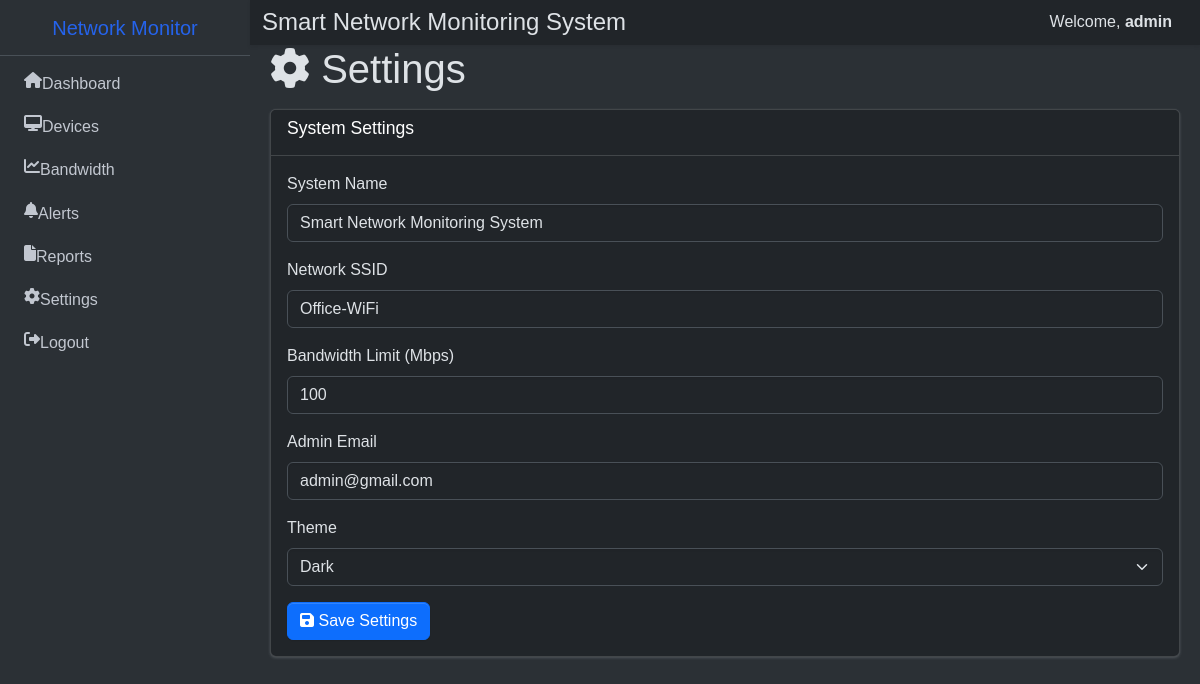
The page /settings.php (signed in) on the database its author committed.
### tables this page shows
CREATE TABLE `settings` (
  `id` int(11) NOT NULL,
  `system_name` varchar(100) DEFAULT NULL,
  `ssid` varchar(100) DEFAULT NULL,
  `bandwidth_limit` int(11) DEFAULT NULL,
  `admin_email` varchar(100) DEFAULT NULL,
  `theme` varchar(20) DEFAULT NULL
);

### settings.php (the view, shortened to what this page needs)
<?php
include 'api/db.php';
$result = mysqli_query($conn, "SELECT * FROM settings WHERE id=1");
$data = mysqli_fetch_assoc($result);
$themeAttr = ($data['theme'] === 'Dark') ? 'dark' : 'light';
?>
<!DOCTYPE html>
<html lang="en" data-bs-theme="<?php echo $themeAttr; ?>">
<head>
<link rel="stylesheet" href="dist/css/adminlte.css">
<link href="https://cdn.jsdelivr.net/npm/bootstrap@5.3.7/dist/css/bootstrap.min.css" rel="stylesheet">
<link rel="stylesheet" href="https://cdnjs.cloudflare.com/ajax/libs/font-awesome/6.5.2/css/all.min.css">
<link rel="stylesheet" href="css/style.css">
</head>
<body class="layout-fixed sidebar-expand-lg bg-body-tertiary">
<div class="app-wrapper">
<?php include 'includes/navbar.php'; ?>
<?php include 'includes/sidebar.php'; ?>
<main class="app-main">
<div class="app-content">
<div class="container-fluid">
<div class="content-header mb-3">
    <h1><i class="fas fa-cog"></i> Settings</h1>
</div>
<div class="card">
    <div class="card-header bg-dark text-white">
        <h3 class="card-title">System Settings</h3>
    </div>
    <div class="card-body">
        <form method="POST">
            <div class="mb-3">
                <label class="form-label">System Name</label>
                <input type="text" class="form-control" name="system_name"
                    value="<?php echo htmlspecialchars($data['system_name']); ?>">
            </div>
            <div class="mb-3">
                <label class="form-label">Network SSID</label>
                <input type="text" class="form-control" name="ssid"
                    value="<?php echo htmlspecialchars($data['ssid']); ?>">
            </div>
            <div class="mb-3">
                <label class="form-label">Bandwidth Limit (Mbps)</label>
                <input type="number" class="form-control" name="bandwidth_limit"
                    value="<?php echo htmlspecialchars($data['bandwidth_limit']); ?>">
            </div>
            <div class="mb-3">
                <label class="form-label">Admin Email</label>
                <input type="email" class="form-control" name="admin_email"
                    value="<?php echo htmlspecialchars($data['admin_email']); ?>">
            </div>
            <div class="mb-3">
                <label class="form-label">Theme</label>
                <select class="form-select" name="theme">
                    <option value="Dark" <?php echo ($data['theme'] === 'Dark') ? 'selected' : ''; ?>>Dark</option>
                </select>
            </div>
            <button type="submit" name="save" class="btn btn-primary">
                <i class="fas fa-save"></i> Save Settings
            </button>
        </form>
    </div>
</div>
</div>
</div>
</main>
</div>
</body>
</html>

### css/style.css (style rules this page uses)
* { margin:0; padding:0; box-sizing:border-box; font-family:Arial,sans-serif; }
html,body { background:white; min-height:100%; }

### rows shown on the page
settings: system_name "Smart Network Monitoring System", ssid "Office-WiFi", bandwidth_limit "100", admin_email "admin@gmail.com", theme "Dark"

### other values the page prints
$_SESSION['username'] "admin"
